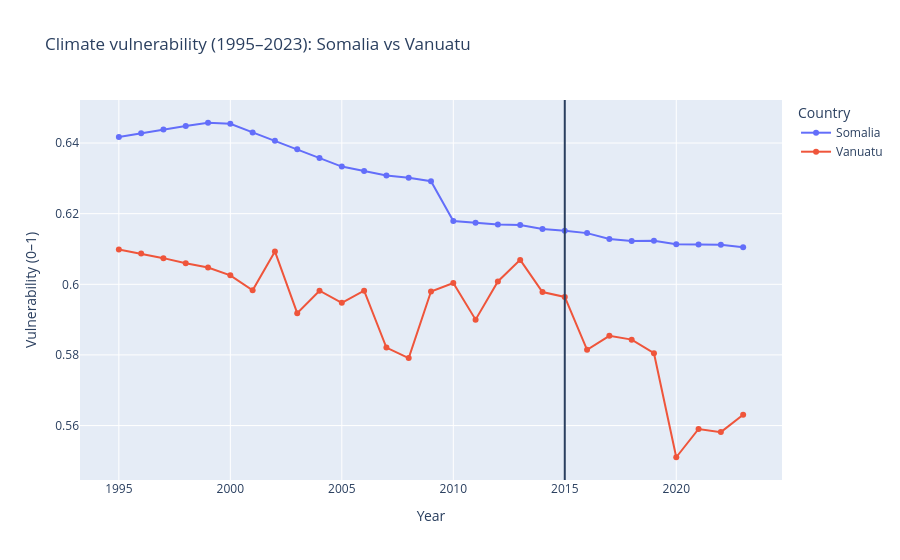
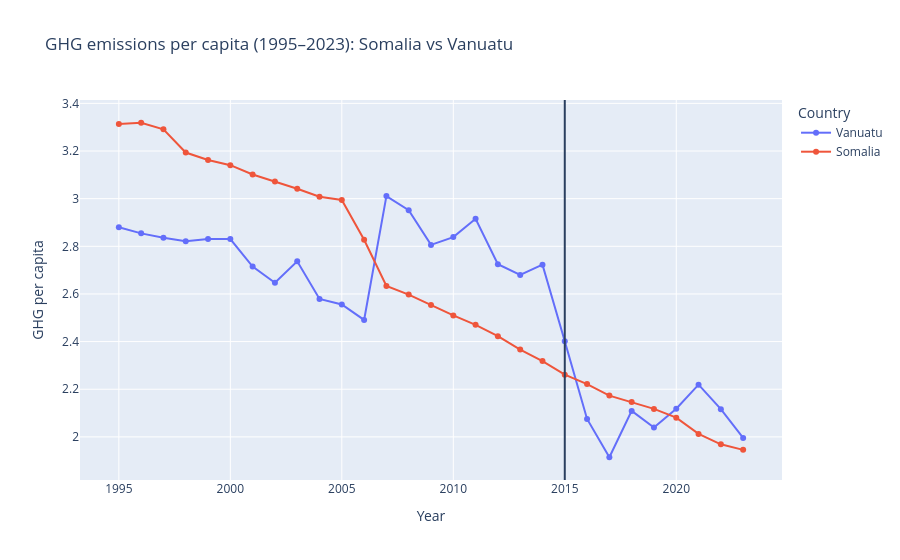
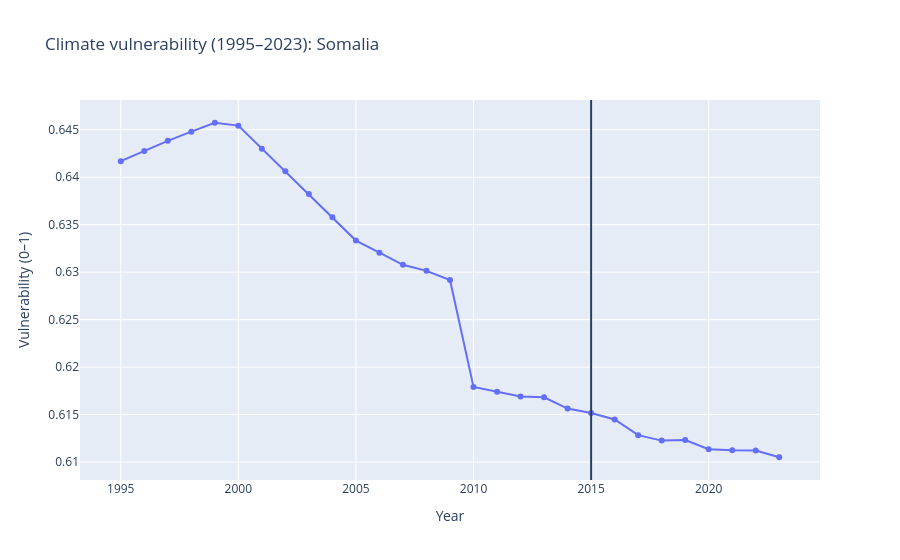
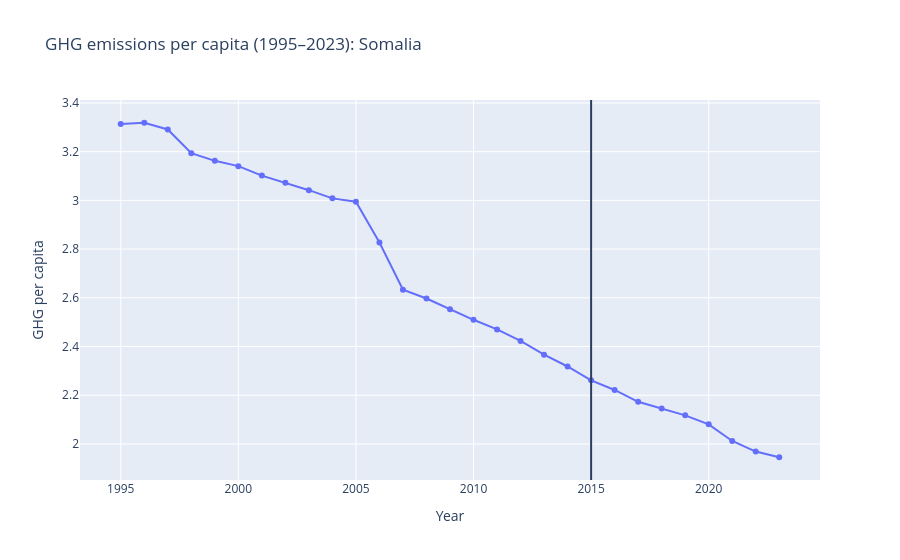

Write notebook code for charts like these, in order.
### Markdown cell above
Zur vertieften Analyse werden Somalia und Vanuatu als Case Studies ausgewählt. Beide Länder gehören zu den einkommensschwächsten Staaten, konnten jedoch zwischen 1995 und 2015 sowohl ihre Klimavulnerabilität als auch ihre Emissionen pro Kopf senken und blieben auch nach 2015 auf Kurs. Trotz ähnlicher Ergebnisse unterscheiden sich die zugrunde liegenden Mechanismen deutlich.

### Code cell
COUNTRIES = ["Somalia", "Vanuatu"]
START_YEAR, END_YEAR = 1995, 2023
years = [str(y) for y in range(START_YEAR, END_YEAR + 1)]

def to_long_timeseries(df, value_name, countries):
    d = df[df["Name"].isin(countries)][["ISO3", "Name"] + years].copy()
    long = d.melt(id_vars=["ISO3", "Name"], var_name="year", value_name=value_name)
    long["year"] = long["year"].astype(int)
    return long

# --- Vulnerability long ---
vuln_long = to_long_timeseries(vuln, "Vulnerability", COUNTRIES)

# --- Emissions long ---
edgar_long = to_long_timeseries(edgar, "GHG_per_capita", COUNTRIES)

# --- Plot 1: Vulnerability (beide Länder) ---
fig_v = px.line(
    vuln_long,
    x="year",
    y="Vulnerability",
    color="Name",
    markers=True,
    title="Climate vulnerability (1995–2023): Somalia vs Vanuatu",
    labels={"year": "Year", "Vulnerability": "Vulnerability (0–1)", "Name": "Country"}
)
fig_v.add_vline(x=2015)  # Paris / Cut
fig_v.show()

# --- Plot 2: Emissions per capita (beide Länder) ---
fig_e = px.line(
    edgar_long,
    x="year",
    y="GHG_per_capita",
    color="Name",
    markers=True,
    title="GHG emissions per capita (1995–2023): Somalia vs Vanuatu",
    labels={"year": "Year", "GHG_per_capita": "GHG per capita", "Name": "Country"}
)
fig_e.add_vline(x=2015)
fig_e.show()

# --- Optional: je Land getrennte Plots (2x2) ---
for c in COUNTRIES:
    fig_v_c = px.line(
        vuln_long[vuln_long["Name"] == c],
        x="year", y="Vulnerability",
        markers=True,
        title=f"Climate vulnerability (1995–2023): {c}",
        labels={"year":"Year","Vulnerability":"Vulnerability (0–1)"}
    )
    fig_v_c.add_vline(x=2015)
    fig_v_c.show()

    fig_e_c = px.line(
        edgar_long[edgar_long["Name"] == c],
        x="year", y="GHG_per_capita",
        markers=True,
        title=f"GHG emissions per capita (1995–2023): {c}",
        labels={"year":"Year","GHG_per_capita":"GHG per capita"}
    )
    fig_e_c.add_vline(x=2015)
    fig_e_c.show()

### Figure 1 — Plotly figure (JSON) as saved in the notebook; plotly's stock layout.template omitted (floating-point values rounded to 4 significant figures)
{"data": [{"hovertemplate": "Country=Somalia<br>Year=%{x}<br>Vulnerability (0–1)=%{y}<extra></extra>", "legendgroup": "Somalia", "line": {"color": "#636efa", "dash": "solid"}, "marker": {"symbol": "circle"}, "mode": "lines+markers", "name": "Somalia", "orientation": "v", "showlegend": true, "x": [1995, 1996, 1997, 1998, 1999, 2000, 2001, 2002, 2003, 2004, 2005, 2006, 2007, 2008, 2009, 2010, 2011, 2012, 2013, 2014, 2015, 2016, 2017, 2018, 2019, 2020, 2021, 2022, 2023], "xaxis": "x", "y": [0.6417, 0.6428, 0.6438, 0.6448, 0.6457, 0.6454, 0.643, 0.6406, 0.6382, 0.6358, 0.6333, 0.6321, 0.6308, 0.6301, 0.6292, 0.6179, 0.6174, 0.6169, 0.6168, 0.6156, 0.6152, 0.6145, 0.6128, 0.6123, 0.6123, 0.6113, 0.6112, 0.6112, 0.6105], "yaxis": "y", "type": "scatter"}, {"hovertemplate": "Country=Vanuatu<br>Year=%{x}<br>Vulnerability (0–1)=%{y}<extra></extra>", "legendgroup": "Vanuatu", "line": {"color": "#EF553B", "dash": "solid"}, "marker": {"symbol": "circle"}, "mode": "lines+markers", "name": "Vanuatu", "orientation": "v", "showlegend": true, "x": [1995, 1996, 1997, 1998, 1999, 2000, 2001, 2002, 2003, 2004, 2005, 2006, 2007, 2008, 2009, 2010, 2011, 2012, 2013, 2014, 2015, 2016, 2017, 2018, 2019, 2020, 2021, 2022, 2023], "xaxis": "x", "y": [0.6098, 0.6087, 0.6074, 0.6059, 0.6048, 0.6025, 0.5983, 0.6093, 0.5918, 0.5982, 0.5948, 0.5982, 0.5821, 0.5791, 0.598, 0.6004, 0.59, 0.6008, 0.6069, 0.5978, 0.5964, 0.5815, 0.5854, 0.5843, 0.5805, 0.551, 0.559, 0.5581, 0.5631], "yaxis": "y", "type": "scatter"}], "layout": {"xaxis": {"anchor": "y", "domain": [0.0, 1.0], "title": {"text": "Year"}}, "yaxis": {"anchor": "x", "domain": [0.0, 1.0], "title": {"text": "Vulnerability (0–1)"}}, "legend": {"title": {"text": "Country"}, "tracegroupgap": 0}, "title": {"text": "Climate vulnerability (1995–2023): Somalia vs Vanuatu"}, "shapes": [{"type": "line", "x0": 2015, "x1": 2015, "xref": "x", "y0": 0, "y1": 1, "yref": "y domain"}]}}

### Figure 2 — Plotly figure (JSON) as saved in the notebook; plotly's stock layout.template omitted (floating-point values rounded to 4 significant figures)
{"data": [{"hovertemplate": "Country=Vanuatu<br>Year=%{x}<br>GHG per capita=%{y}<extra></extra>", "legendgroup": "Vanuatu", "line": {"color": "#636efa", "dash": "solid"}, "marker": {"symbol": "circle"}, "mode": "lines+markers", "name": "Vanuatu", "orientation": "v", "showlegend": true, "x": [1995, 1996, 1997, 1998, 1999, 2000, 2001, 2002, 2003, 2004, 2005, 2006, 2007, 2008, 2009, 2010, 2011, 2012, 2013, 2014, 2015, 2016, 2017, 2018, 2019, 2020, 2021, 2022, 2023], "xaxis": "x", "y": [2.88, 2.854, 2.836, 2.821, 2.83, 2.83, 2.715, 2.647, 2.737, 2.579, 2.556, 2.491, 3.011, 2.952, 2.806, 2.839, 2.916, 2.725, 2.68, 2.723, 2.401, 2.075, 1.914, 2.109, 2.039, 2.118, 2.219, 2.116, 1.996], "yaxis": "y", "type": "scatter"}, {"hovertemplate": "Country=Somalia<br>Year=%{x}<br>GHG per capita=%{y}<extra></extra>", "legendgroup": "Somalia", "line": {"color": "#EF553B", "dash": "solid"}, "marker": {"symbol": "circle"}, "mode": "lines+markers", "name": "Somalia", "orientation": "v", "showlegend": true, "x": [1995, 1996, 1997, 1998, 1999, 2000, 2001, 2002, 2003, 2004, 2005, 2006, 2007, 2008, 2009, 2010, 2011, 2012, 2013, 2014, 2015, 2016, 2017, 2018, 2019, 2020, 2021, 2022, 2023], "xaxis": "x", "y": [3.314, 3.319, 3.291, 3.194, 3.162, 3.141, 3.102, 3.072, 3.042, 3.008, 2.995, 2.827, 2.633, 2.597, 2.554, 2.51, 2.47, 2.423, 2.367, 2.318, 2.261, 2.222, 2.173, 2.146, 2.117, 2.081, 2.012, 1.969, 1.946], "yaxis": "y", "type": "scatter"}], "layout": {"xaxis": {"anchor": "y", "domain": [0.0, 1.0], "title": {"text": "Year"}}, "yaxis": {"anchor": "x", "domain": [0.0, 1.0], "title": {"text": "GHG per capita"}}, "legend": {"title": {"text": "Country"}, "tracegroupgap": 0}, "title": {"text": "GHG emissions per capita (1995–2023): Somalia vs Vanuatu"}, "shapes": [{"type": "line", "x0": 2015, "x1": 2015, "xref": "x", "y0": 0, "y1": 1, "yref": "y domain"}]}}

### Figure 3 — Plotly figure (JSON) as saved in the notebook; plotly's stock layout.template omitted (floating-point values rounded to 4 significant figures)
{"data": [{"hovertemplate": "Year=%{x}<br>Vulnerability (0–1)=%{y}<extra></extra>", "legendgroup": "", "line": {"color": "#636efa", "dash": "solid"}, "marker": {"symbol": "circle"}, "mode": "lines+markers", "name": "", "orientation": "v", "showlegend": false, "x": [1995, 1996, 1997, 1998, 1999, 2000, 2001, 2002, 2003, 2004, 2005, 2006, 2007, 2008, 2009, 2010, 2011, 2012, 2013, 2014, 2015, 2016, 2017, 2018, 2019, 2020, 2021, 2022, 2023], "xaxis": "x", "y": [0.6417, 0.6428, 0.6438, 0.6448, 0.6457, 0.6454, 0.643, 0.6406, 0.6382, 0.6358, 0.6333, 0.6321, 0.6308, 0.6301, 0.6292, 0.6179, 0.6174, 0.6169, 0.6168, 0.6156, 0.6152, 0.6145, 0.6128, 0.6123, 0.6123, 0.6113, 0.6112, 0.6112, 0.6105], "yaxis": "y", "type": "scatter"}], "layout": {"xaxis": {"anchor": "y", "domain": [0.0, 1.0], "title": {"text": "Year"}}, "yaxis": {"anchor": "x", "domain": [0.0, 1.0], "title": {"text": "Vulnerability (0–1)"}}, "legend": {"tracegroupgap": 0}, "title": {"text": "Climate vulnerability (1995–2023): Somalia"}, "shapes": [{"type": "line", "x0": 2015, "x1": 2015, "xref": "x", "y0": 0, "y1": 1, "yref": "y domain"}]}}

### Figure 4 — Plotly figure (JSON) as saved in the notebook; plotly's stock layout.template omitted (floating-point values rounded to 4 significant figures)
{"data": [{"hovertemplate": "Year=%{x}<br>GHG per capita=%{y}<extra></extra>", "legendgroup": "", "line": {"color": "#636efa", "dash": "solid"}, "marker": {"symbol": "circle"}, "mode": "lines+markers", "name": "", "orientation": "v", "showlegend": false, "x": [1995, 1996, 1997, 1998, 1999, 2000, 2001, 2002, 2003, 2004, 2005, 2006, 2007, 2008, 2009, 2010, 2011, 2012, 2013, 2014, 2015, 2016, 2017, 2018, 2019, 2020, 2021, 2022, 2023], "xaxis": "x", "y": [3.314, 3.319, 3.291, 3.194, 3.162, 3.141, 3.102, 3.072, 3.042, 3.008, 2.995, 2.827, 2.633, 2.597, 2.554, 2.51, 2.47, 2.423, 2.367, 2.318, 2.261, 2.222, 2.173, 2.146, 2.117, 2.081, 2.012, 1.969, 1.946], "yaxis": "y", "type": "scatter"}], "layout": {"xaxis": {"anchor": "y", "domain": [0.0, 1.0], "title": {"text": "Year"}}, "yaxis": {"anchor": "x", "domain": [0.0, 1.0], "title": {"text": "GHG per capita"}}, "legend": {"tracegroupgap": 0}, "title": {"text": "GHG emissions per capita (1995–2023): Somalia"}, "shapes": [{"type": "line", "x0": 2015, "x1": 2015, "xref": "x", "y0": 0, "y1": 1, "yref": "y domain"}]}}
